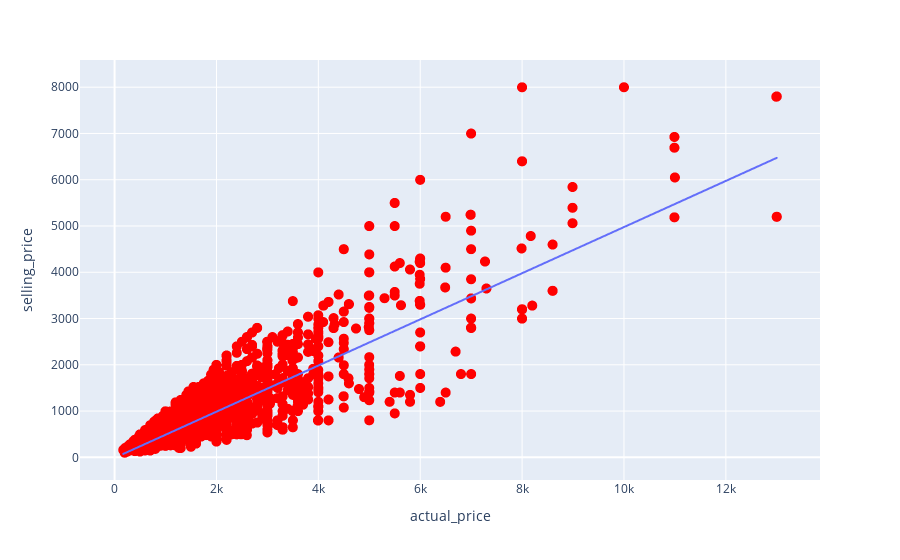

Notebook code for this chart:
### Code cell
fig = px.scatter(high_selling_price_df, y='selling_price', x='actual_price',
            hover_name='title', trendline='ols',)
fig.update_traces(marker = dict(size=10, color='red'),
                selector = dict (mode='markers'))

### Figure 1 — Plotly figure (JSON) as saved in the notebook; plotly's stock layout.template omitted (floating-point values rounded to 4 significant figures; data arrays with more than 128 entries replaced by an {"elided": "..."} marker saying what was removed)
{"data": [{"hovertemplate": "<b>%{hovertext}</b><br><br>actual_price=%{x}<br>selling_price=%{y}<extra></extra>", "hovertext": {"elided": "4579 str values"}, "legendgroup": "", "marker": {"color": "red", "size": 10, "symbol": "circle"}, "mode": "markers", "name": "", "showlegend": false, "type": "scattergl", "x": {"elided": "4579 int values"}, "xaxis": "x", "y": {"elided": "4579 int values"}, "yaxis": "y"}, {"hovertemplate": "<b>OLS trendline</b><br>selling_price = 0.498808 * actual_price + -11.1478<br>R<sup>2</sup>=0.727631<br><br>actual_price=%{x}<br>selling_price=%{y} <b>(trend)</b><extra></extra>", "legendgroup": "", "marker": {"color": "#636efa", "symbol": "circle"}, "mode": "lines", "name": "", "showlegend": false, "type": "scattergl", "x": {"elided": "4427 int values"}, "xaxis": "x", "y": {"elided": "4427 float values"}, "yaxis": "y"}], "layout": {"legend": {"tracegroupgap": 0}, "margin": {"t": 60}, "xaxis": {"anchor": "y", "domain": [0, 1], "title": {"text": "actual_price"}}, "yaxis": {"anchor": "x", "domain": [0, 1], "title": {"text": "selling_price"}}}}
